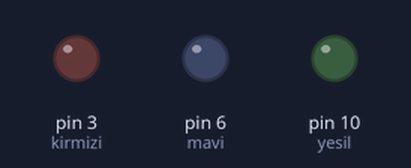
A sketch run on a simulated Arduino Uno, built with avr-gcc and run on an emulated ATmega328P. Shown: output pins drawn as LEDs (lit = HIGH). What the sketch prints to the serial monitor is not drawn.

Above: at 0.1 s.
At 39.75 s:
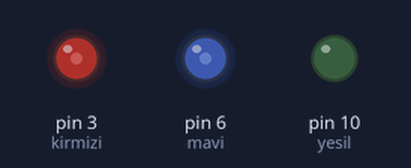
Timing chart, 0 to 40.0 s (numbered marks = the images above):
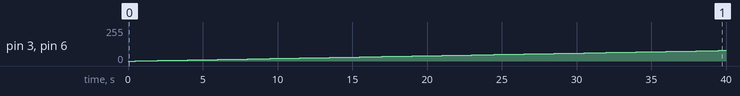

Measured:
- by itself, pin 3 (kirmizi), pin 6 (mavi): moves from 0/255 to 79/255 over 39.0 s

The sketch:

PWM.ino
```cpp
int kirmizi = 3;
int yesil = 10;
int mavi = 6;
int pot=A0;
int potdeger;


void setup()
{
  pinMode(kirmizi, OUTPUT);
  pinMode(yesil, OUTPUT);
  pinMode(mavi, OUTPUT);
  pinMode(pot, INPUT);

  Serial.begin(9600);
}

void loop()
{

  Serial.println(potdeger);

  potdeger= analogRead(pot)/4;
  for(int i=0;i<768;i++){
      if(potdeger==i )  {
      analogWrite(kirmizi,i);
      analogWrite(yesil,i);
      analogWrite(mavi,0);
      Serial.println("i degeri="+i);
      delay(500);
    }
    else if(potdeger<i){
      analogWrite(kirmizi,0);
      analogWrite(yesil,i);
      analogWrite(mavi,i);
      Serial.println("i degeri="+i);
      delay(500);
    }
     else if(potdeger>i){
      analogWrite(kirmizi,i);
      analogWrite(yesil,0);
      analogWrite(mavi,i);
      Serial.println("i degeri="+(i));
      delay(500);
    }
  }
}
```
